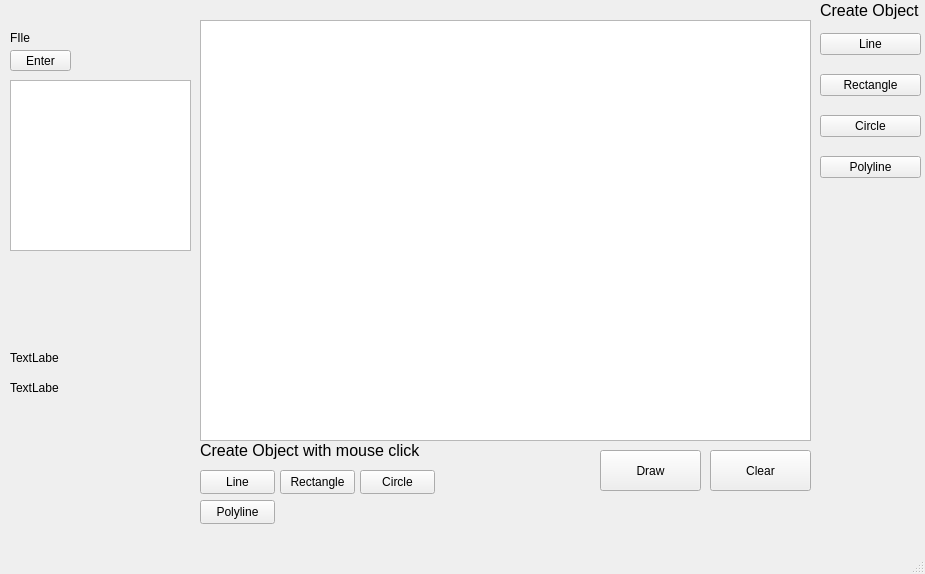
<?xml version="1.0" encoding="UTF-8"?>
<ui version="4.0">
 <class>MainWindow</class>
 <widget class="QMainWindow" name="MainWindow">
  <property name="geometry">
   <rect>
    <x>0</x>
    <y>0</y>
    <width>925</width>
    <height>574</height>
   </rect>
  </property>
  <property name="windowTitle">
   <string>MainWindow</string>
  </property>
  <widget class="QWidget" name="centralwidget">
   <widget class="QPushButton" name="btnDraw">
    <property name="geometry">
     <rect>
      <x>600</x>
      <y>450</y>
      <width>101</width>
      <height>41</height>
     </rect>
    </property>
    <property name="text">
     <string>Draw</string>
    </property>
   </widget>
   <widget class="QPushButton" name="btnEnter">
    <property name="geometry">
     <rect>
      <x>10</x>
      <y>50</y>
      <width>61</width>
      <height>21</height>
     </rect>
    </property>
    <property name="text">
     <string>Enter</string>
    </property>
   </widget>
   <widget class="QLabel" name="label">
    <property name="geometry">
     <rect>
      <x>10</x>
      <y>30</y>
      <width>48</width>
      <height>16</height>
     </rect>
    </property>
    <property name="text">
     <string>FIle</string>
    </property>
   </widget>
   <widget class="QGraphicsView" name="graphicsView">
    <property name="geometry">
     <rect>
      <x>200</x>
      <y>20</y>
      <width>611</width>
      <height>421</height>
     </rect>
    </property>
   </widget>
   <widget class="QLabel" name="CreateObject">
    <property name="geometry">
     <rect>
      <x>820</x>
      <y>0</y>
      <width>101</width>
      <height>21</height>
     </rect>
    </property>
    <property name="text">
     <string>&lt;html&gt;&lt;head/&gt;&lt;body&gt;&lt;p align=&quot;justify&quot;&gt;&lt;span style=&quot; font-size:12pt;&quot;&gt;Create Object&lt;/span&gt;&lt;/p&gt;&lt;/body&gt;&lt;/html&gt;</string>
    </property>
   </widget>
   <widget class="QWidget" name="layoutWidget">
    <property name="geometry">
     <rect>
      <x>820</x>
      <y>20</y>
      <width>101</width>
      <height>171</height>
     </rect>
    </property>
    <layout class="QVBoxLayout" name="verticalLayout">
     <item>
      <widget class="QPushButton" name="btnCreateLine">
       <property name="text">
        <string>Line</string>
       </property>
      </widget>
     </item>
     <item>
      <widget class="QPushButton" name="btnCreateRectangle">
       <property name="text">
        <string>Rectangle</string>
       </property>
      </widget>
     </item>
     <item>
      <widget class="QPushButton" name="btnCreateCircle">
       <property name="text">
        <string>Circle</string>
       </property>
      </widget>
     </item>
     <item>
      <widget class="QPushButton" name="btnCreatePolyline">
       <property name="text">
        <string>Polyline</string>
       </property>
      </widget>
     </item>
    </layout>
   </widget>
   <widget class="QListWidget" name="listWidget">
    <property name="geometry">
     <rect>
      <x>10</x>
      <y>80</y>
      <width>181</width>
      <height>171</height>
     </rect>
    </property>
   </widget>
   <widget class="QLabel" name="label_2">
    <property name="geometry">
     <rect>
      <x>200</x>
      <y>440</y>
      <width>221</width>
      <height>21</height>
     </rect>
    </property>
    <property name="text">
     <string>&lt;html&gt;&lt;head/&gt;&lt;body&gt;&lt;p&gt;&lt;span style=&quot; font-size:12pt;&quot;&gt;Create Object with mouse click &lt;/span&gt;&lt;/p&gt;&lt;/body&gt;&lt;/html&gt;</string>
    </property>
   </widget>
   <widget class="QPushButton" name="btnCreateLineWithClik">
    <property name="geometry">
     <rect>
      <x>200</x>
      <y>470</y>
      <width>75</width>
      <height>24</height>
     </rect>
    </property>
    <property name="text">
     <string>Line</string>
    </property>
   </widget>
   <widget class="QLabel" name="label_3">
    <property name="geometry">
     <rect>
      <x>10</x>
      <y>350</y>
      <width>49</width>
      <height>16</height>
     </rect>
    </property>
    <property name="text">
     <string>TextLabel</string>
    </property>
   </widget>
   <widget class="QLabel" name="label_4">
    <property name="geometry">
     <rect>
      <x>10</x>
      <y>380</y>
      <width>49</width>
      <height>16</height>
     </rect>
    </property>
    <property name="text">
     <string>TextLabel</string>
    </property>
   </widget>
   <widget class="QPushButton" name="btnCreateCircleWithClick">
    <property name="geometry">
     <rect>
      <x>360</x>
      <y>470</y>
      <width>75</width>
      <height>24</height>
     </rect>
    </property>
    <property name="text">
     <string>Circle</string>
    </property>
   </widget>
   <widget class="QPushButton" name="btnCreatePolylineWithClick">
    <property name="geometry">
     <rect>
      <x>200</x>
      <y>500</y>
      <width>75</width>
      <height>24</height>
     </rect>
    </property>
    <property name="text">
     <string>Polyline</string>
    </property>
   </widget>
   <widget class="QPushButton" name="btnClearScene">
    <property name="geometry">
     <rect>
      <x>710</x>
      <y>450</y>
      <width>101</width>
      <height>41</height>
     </rect>
    </property>
    <property name="text">
     <string>Clear</string>
    </property>
   </widget>
   <widget class="QPushButton" name="btnCreateRectangleWithClick">
    <property name="geometry">
     <rect>
      <x>280</x>
      <y>470</y>
      <width>75</width>
      <height>24</height>
     </rect>
    </property>
    <property name="text">
     <string>Rectangle</string>
    </property>
   </widget>
  </widget>
  <widget class="QMenuBar" name="menubar">
   <property name="geometry">
    <rect>
     <x>0</x>
     <y>0</y>
     <width>925</width>
     <height>22</height>
    </rect>
   </property>
  </widget>
  <widget class="QStatusBar" name="statusbar"/>
 </widget>
 <resources/>
 <connections/>
</ui>
